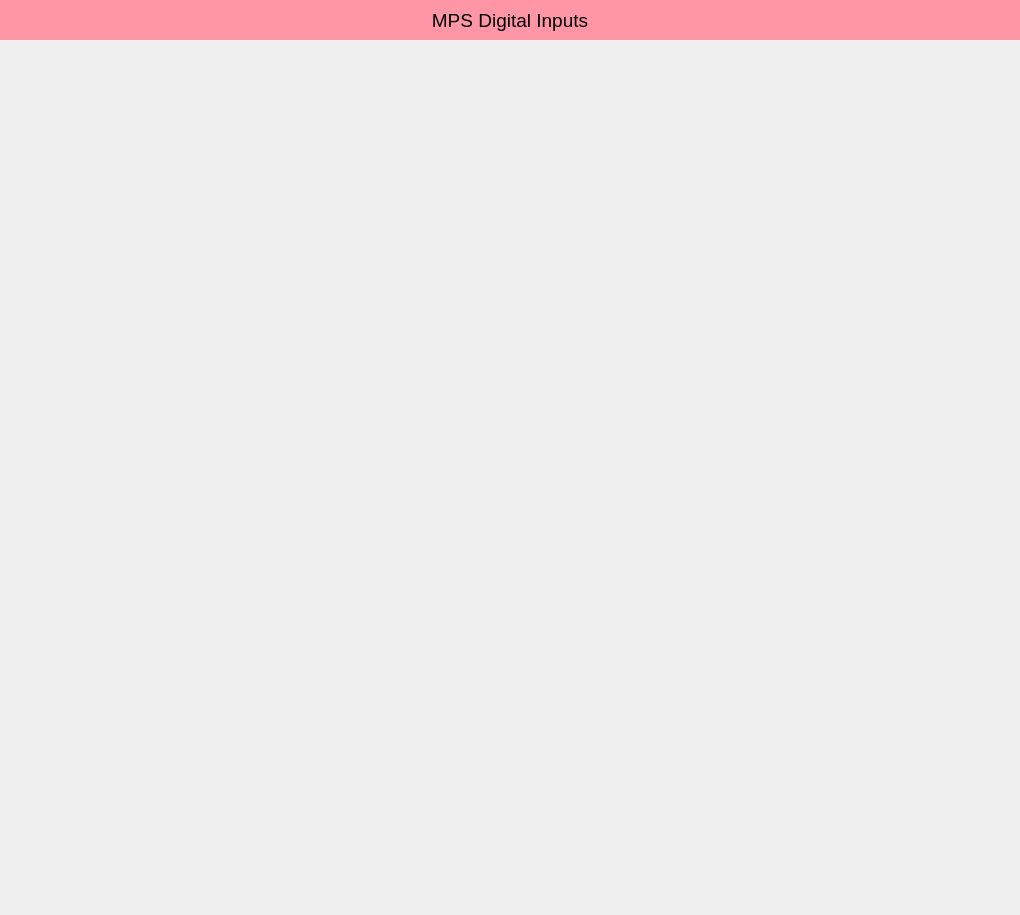
<?xml version="1.0" encoding="UTF-8"?>
<ui version="4.0">
 <class>Form</class>
 <widget class="QWidget" name="Form">
  <property name="geometry">
   <rect>
    <x>0</x>
    <y>0</y>
    <width>1020</width>
    <height>915</height>
   </rect>
  </property>
  <property name="windowTitle">
   <string>MPS Digital Inputs</string>
  </property>
  <widget class="PyDMEmbeddedDisplay" name="PyDMEmbeddedDisplay">
   <property name="geometry">
    <rect>
     <x>10</x>
     <y>50</y>
     <width>200</width>
     <height>115</height>
    </rect>
   </property>
   <property name="toolTip">
    <string/>
   </property>
   <property name="frameShape">
    <enum>QFrame::NoFrame</enum>
   </property>
   <property name="frameShadow">
    <enum>QFrame::Raised</enum>
   </property>
   <property name="macros" stdset="0">
    <string>{&quot;AREA&quot;:&quot;gunb&quot;,&quot;AREAU&quot;:&quot;GUNB&quot;}</string>
   </property>
   <property name="filename" stdset="0">
    <string>mps_cn3_global_area_inputs.ui</string>
   </property>
  </widget>
  <widget class="QLabel" name="label">
   <property name="geometry">
    <rect>
     <x>0</x>
     <y>0</y>
     <width>1020</width>
     <height>40</height>
    </rect>
   </property>
   <property name="font">
    <font>
     <pointsize>14</pointsize>
    </font>
   </property>
   <property name="styleSheet">
    <string notr="true">background-color: rgb(255, 150, 168);</string>
   </property>
   <property name="text">
    <string>MPS Digital Inputs</string>
   </property>
   <property name="alignment">
    <set>Qt::AlignCenter</set>
   </property>
  </widget>
  <widget class="PyDMEmbeddedDisplay" name="PyDMEmbeddedDisplay_2">
   <property name="geometry">
    <rect>
     <x>10</x>
     <y>165</y>
     <width>200</width>
     <height>220</height>
    </rect>
   </property>
   <property name="toolTip">
    <string/>
   </property>
   <property name="frameShape">
    <enum>QFrame::NoFrame</enum>
   </property>
   <property name="frameShadow">
    <enum>QFrame::Raised</enum>
   </property>
   <property name="macros" stdset="0">
    <string>{&quot;AREA&quot;:&quot;l0b&quot;,&quot;AREAU&quot;:&quot;L0B&quot;}</string>
   </property>
   <property name="filename" stdset="0">
    <string>mps_cn3_global_area_inputs.ui</string>
   </property>
  </widget>
  <widget class="PyDMEmbeddedDisplay" name="PyDMEmbeddedDisplay_3">
   <property name="geometry">
    <rect>
     <x>10</x>
     <y>385</y>
     <width>200</width>
     <height>140</height>
    </rect>
   </property>
   <property name="toolTip">
    <string/>
   </property>
   <property name="frameShape">
    <enum>QFrame::NoFrame</enum>
   </property>
   <property name="frameShadow">
    <enum>QFrame::Raised</enum>
   </property>
   <property name="macros" stdset="0">
    <string>{&quot;AREA&quot;:&quot;l1b&quot;,&quot;AREAU&quot;:&quot;L1B&quot;}</string>
   </property>
   <property name="filename" stdset="0">
    <string>mps_cn3_global_area_inputs.ui</string>
   </property>
  </widget>
  <widget class="PyDMEmbeddedDisplay" name="PyDMEmbeddedDisplay_4">
   <property name="geometry">
    <rect>
     <x>10</x>
     <y>525</y>
     <width>200</width>
     <height>245</height>
    </rect>
   </property>
   <property name="toolTip">
    <string/>
   </property>
   <property name="frameShape">
    <enum>QFrame::NoFrame</enum>
   </property>
   <property name="frameShadow">
    <enum>QFrame::Raised</enum>
   </property>
   <property name="macros" stdset="0">
    <string>{&quot;AREA&quot;:&quot;l2b&quot;,&quot;AREAU&quot;:&quot;L2B&quot;}</string>
   </property>
   <property name="filename" stdset="0">
    <string>mps_cn3_global_area_inputs.ui</string>
   </property>
  </widget>
  <widget class="PyDMEmbeddedDisplay" name="PyDMEmbeddedDisplay_5">
   <property name="geometry">
    <rect>
     <x>210</x>
     <y>50</y>
     <width>200</width>
     <height>220</height>
    </rect>
   </property>
   <property name="toolTip">
    <string/>
   </property>
   <property name="frameShape">
    <enum>QFrame::NoFrame</enum>
   </property>
   <property name="frameShadow">
    <enum>QFrame::Raised</enum>
   </property>
   <property name="macros" stdset="0">
    <string>{&quot;AREA&quot;:&quot;l3b&quot;,&quot;AREAU&quot;:&quot;L3B&quot;}</string>
   </property>
   <property name="filename" stdset="0">
    <string>mps_cn3_global_area_inputs.ui</string>
   </property>
  </widget>
  <widget class="PyDMEmbeddedDisplay" name="PyDMEmbeddedDisplay_6">
   <property name="geometry">
    <rect>
     <x>410</x>
     <y>50</y>
     <width>200</width>
     <height>480</height>
    </rect>
   </property>
   <property name="toolTip">
    <string/>
   </property>
   <property name="frameShape">
    <enum>QFrame::NoFrame</enum>
   </property>
   <property name="frameShadow">
    <enum>QFrame::Raised</enum>
   </property>
   <property name="macros" stdset="0">
    <string>{&quot;AREA&quot;:&quot;byp&quot;,&quot;AREAU&quot;:&quot;BYP&quot;}</string>
   </property>
   <property name="filename" stdset="0">
    <string>mps_cn3_global_area_inputs.ui</string>
   </property>
  </widget>
  <widget class="PyDMEmbeddedDisplay" name="PyDMEmbeddedDisplay_7">
   <property name="geometry">
    <rect>
     <x>210</x>
     <y>270</y>
     <width>200</width>
     <height>220</height>
    </rect>
   </property>
   <property name="toolTip">
    <string/>
   </property>
   <property name="frameShape">
    <enum>QFrame::NoFrame</enum>
   </property>
   <property name="frameShadow">
    <enum>QFrame::Raised</enum>
   </property>
   <property name="macros" stdset="0">
    <string>{&quot;AREA&quot;:&quot;dog&quot;,&quot;AREAU&quot;:&quot;DOG&quot;}</string>
   </property>
   <property name="filename" stdset="0">
    <string>mps_cn3_global_area_inputs.ui</string>
   </property>
  </widget>
  <widget class="PyDMEmbeddedDisplay" name="PyDMEmbeddedDisplay_8">
   <property name="geometry">
    <rect>
     <x>210</x>
     <y>490</y>
     <width>200</width>
     <height>190</height>
    </rect>
   </property>
   <property name="toolTip">
    <string/>
   </property>
   <property name="frameShape">
    <enum>QFrame::NoFrame</enum>
   </property>
   <property name="frameShadow">
    <enum>QFrame::Raised</enum>
   </property>
   <property name="macros" stdset="0">
    <string>{&quot;AREA&quot;:&quot;spd&quot;,&quot;AREAU&quot;:&quot;SPD&quot;}</string>
   </property>
   <property name="filename" stdset="0">
    <string>mps_cn3_global_area_inputs.ui</string>
   </property>
  </widget>
  <widget class="PyDMEmbeddedDisplay" name="PyDMEmbeddedDisplay_9">
   <property name="geometry">
    <rect>
     <x>410</x>
     <y>530</y>
     <width>200</width>
     <height>217</height>
    </rect>
   </property>
   <property name="toolTip">
    <string/>
   </property>
   <property name="frameShape">
    <enum>QFrame::NoFrame</enum>
   </property>
   <property name="frameShadow">
    <enum>QFrame::Raised</enum>
   </property>
   <property name="macros" stdset="0">
    <string>{&quot;AREA&quot;:&quot;sph&quot;,&quot;AREAU&quot;:&quot;SPH&quot;}</string>
   </property>
   <property name="filename" stdset="0">
    <string>mps_cn3_global_area_inputs.ui</string>
   </property>
  </widget>
  <widget class="PyDMEmbeddedDisplay" name="PyDMEmbeddedDisplay_10">
   <property name="geometry">
    <rect>
     <x>210</x>
     <y>680</y>
     <width>200</width>
     <height>190</height>
    </rect>
   </property>
   <property name="toolTip">
    <string/>
   </property>
   <property name="frameShape">
    <enum>QFrame::NoFrame</enum>
   </property>
   <property name="frameShadow">
    <enum>QFrame::Raised</enum>
   </property>
   <property name="macros" stdset="0">
    <string>{&quot;AREA&quot;:&quot;sps&quot;,&quot;AREAU&quot;:&quot;SPS&quot;}</string>
   </property>
   <property name="filename" stdset="0">
    <string>mps_cn3_global_area_inputs.ui</string>
   </property>
  </widget>
  <widget class="PyDMEmbeddedDisplay" name="PyDMEmbeddedDisplay_11">
   <property name="geometry">
    <rect>
     <x>410</x>
     <y>747</y>
     <width>200</width>
     <height>165</height>
    </rect>
   </property>
   <property name="toolTip">
    <string/>
   </property>
   <property name="frameShape">
    <enum>QFrame::NoFrame</enum>
   </property>
   <property name="frameShadow">
    <enum>QFrame::Raised</enum>
   </property>
   <property name="macros" stdset="0">
    <string>{&quot;AREA&quot;:&quot;bsysc&quot;,&quot;AREAU&quot;:&quot;BSY&quot;}</string>
   </property>
   <property name="filename" stdset="0">
    <string>mps_cn3_global_area_inputs.ui</string>
   </property>
  </widget>
  <widget class="PyDMEmbeddedDisplay" name="PyDMEmbeddedDisplay_12">
   <property name="geometry">
    <rect>
     <x>610</x>
     <y>50</y>
     <width>200</width>
     <height>220</height>
    </rect>
   </property>
   <property name="toolTip">
    <string/>
   </property>
   <property name="frameShape">
    <enum>QFrame::NoFrame</enum>
   </property>
   <property name="frameShadow">
    <enum>QFrame::Raised</enum>
   </property>
   <property name="macros" stdset="0">
    <string>{&quot;AREA&quot;:&quot;ltuh&quot;,&quot;AREAU&quot;:&quot;LTUH&quot;}</string>
   </property>
   <property name="filename" stdset="0">
    <string>mps_cn3_global_area_inputs.ui</string>
   </property>
  </widget>
  <widget class="PyDMEmbeddedDisplay" name="PyDMEmbeddedDisplay_13">
   <property name="geometry">
    <rect>
     <x>610</x>
     <y>270</y>
     <width>200</width>
     <height>270</height>
    </rect>
   </property>
   <property name="toolTip">
    <string/>
   </property>
   <property name="frameShape">
    <enum>QFrame::NoFrame</enum>
   </property>
   <property name="frameShadow">
    <enum>QFrame::Raised</enum>
   </property>
   <property name="macros" stdset="0">
    <string>{&quot;AREA&quot;:&quot;undh&quot;,&quot;AREAU&quot;:&quot;UNDH&quot;}</string>
   </property>
   <property name="filename" stdset="0">
    <string>mps_cn3_global_area_inputs.ui</string>
   </property>
  </widget>
  <widget class="PyDMEmbeddedDisplay" name="PyDMEmbeddedDisplay_14">
   <property name="geometry">
    <rect>
     <x>610</x>
     <y>540</y>
     <width>200</width>
     <height>90</height>
    </rect>
   </property>
   <property name="toolTip">
    <string/>
   </property>
   <property name="frameShape">
    <enum>QFrame::NoFrame</enum>
   </property>
   <property name="frameShadow">
    <enum>QFrame::Raised</enum>
   </property>
   <property name="macros" stdset="0">
    <string>{&quot;AREA&quot;:&quot;feeh&quot;,&quot;AREAU&quot;:&quot;FEEH&quot;}</string>
   </property>
   <property name="filename" stdset="0">
    <string>mps_cn3_global_area_inputs.ui</string>
   </property>
  </widget>
  <widget class="PyDMEmbeddedDisplay" name="PyDMEmbeddedDisplay_15">
   <property name="geometry">
    <rect>
     <x>810</x>
     <y>50</y>
     <width>200</width>
     <height>220</height>
    </rect>
   </property>
   <property name="toolTip">
    <string/>
   </property>
   <property name="frameShape">
    <enum>QFrame::NoFrame</enum>
   </property>
   <property name="frameShadow">
    <enum>QFrame::Raised</enum>
   </property>
   <property name="macros" stdset="0">
    <string>{&quot;AREA&quot;:&quot;ltus&quot;,&quot;AREAU&quot;:&quot;LTUS&quot;}</string>
   </property>
   <property name="filename" stdset="0">
    <string>mps_cn3_global_area_inputs.ui</string>
   </property>
  </widget>
  <widget class="PyDMEmbeddedDisplay" name="PyDMEmbeddedDisplay_16">
   <property name="geometry">
    <rect>
     <x>810</x>
     <y>270</y>
     <width>200</width>
     <height>270</height>
    </rect>
   </property>
   <property name="toolTip">
    <string/>
   </property>
   <property name="frameShape">
    <enum>QFrame::NoFrame</enum>
   </property>
   <property name="frameShadow">
    <enum>QFrame::Raised</enum>
   </property>
   <property name="macros" stdset="0">
    <string>{&quot;AREA&quot;:&quot;unds&quot;,&quot;AREAU&quot;:&quot;UNDS&quot;}</string>
   </property>
   <property name="filename" stdset="0">
    <string>mps_cn3_global_area_inputs.ui</string>
   </property>
  </widget>
  <widget class="PyDMEmbeddedDisplay" name="PyDMEmbeddedDisplay_17">
   <property name="geometry">
    <rect>
     <x>810</x>
     <y>540</y>
     <width>200</width>
     <height>90</height>
    </rect>
   </property>
   <property name="toolTip">
    <string/>
   </property>
   <property name="frameShape">
    <enum>QFrame::NoFrame</enum>
   </property>
   <property name="frameShadow">
    <enum>QFrame::Raised</enum>
   </property>
   <property name="macros" stdset="0">
    <string>{&quot;AREA&quot;:&quot;fees&quot;,&quot;AREAU&quot;:&quot;FEES&quot;}</string>
   </property>
   <property name="filename" stdset="0">
    <string>mps_cn3_global_area_inputs.ui</string>
   </property>
  </widget>
  <widget class="PyDMDrawingImage" name="PyDMDrawingImage_2">
   <property name="geometry">
    <rect>
     <x>10</x>
     <y>790</y>
     <width>150</width>
     <height>120</height>
    </rect>
   </property>
   <property name="toolTip">
    <string/>
   </property>
   <property name="styleSheet">
    <string notr="true"/>
   </property>
   <property name="filename" stdset="0">
    <string>lcls_mps_lockup_stacked_digital.png</string>
   </property>
  </widget>
 </widget>
 <customwidgets>
  <customwidget>
   <class>PyDMEmbeddedDisplay</class>
   <extends>QFrame</extends>
   <header>pydm.widgets.embedded_display</header>
  </customwidget>
  <customwidget>
   <class>PyDMDrawingImage</class>
   <extends>QWidget</extends>
   <header>pydm.widgets.drawing</header>
  </customwidget>
 </customwidgets>
 <resources/>
 <connections/>
</ui>
